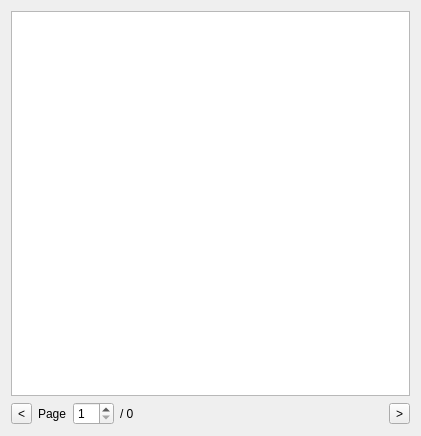
<?xml version="1.0" encoding="UTF-8"?>
<ui version="4.0">
 <class>Form</class>
 <widget class="QWidget" name="Form">
  <property name="geometry">
   <rect>
    <x>0</x>
    <y>0</y>
    <width>421</width>
    <height>436</height>
   </rect>
  </property>
  <property name="windowTitle">
   <string>Form</string>
  </property>
  <layout class="QVBoxLayout" name="verticalLayout">
   <item>
    <widget class="QTableView" name="table_view"/>
   </item>
   <item>
    <layout class="QHBoxLayout" name="horizontalLayout">
     <item>
      <widget class="QToolButton" name="prev_button">
       <property name="text">
        <string>&lt;</string>
       </property>
      </widget>
     </item>
     <item>
      <widget class="QLabel" name="page_label">
       <property name="text">
        <string>Page</string>
       </property>
      </widget>
     </item>
     <item>
      <widget class="QSpinBox" name="page_spinbox">
       <property name="minimum">
        <number>1</number>
       </property>
      </widget>
     </item>
     <item>
      <widget class="QLabel" name="page_count_label">
       <property name="sizePolicy">
        <sizepolicy hsizetype="Preferred" vsizetype="Preferred">
         <horstretch>1</horstretch>
         <verstretch>0</verstretch>
        </sizepolicy>
       </property>
       <property name="text">
        <string>/ 0</string>
       </property>
      </widget>
     </item>
     <item>
      <widget class="QToolButton" name="next_button">
       <property name="text">
        <string>&gt;</string>
       </property>
      </widget>
     </item>
    </layout>
   </item>
  </layout>
 </widget>
 <resources/>
 <connections/>
</ui>
